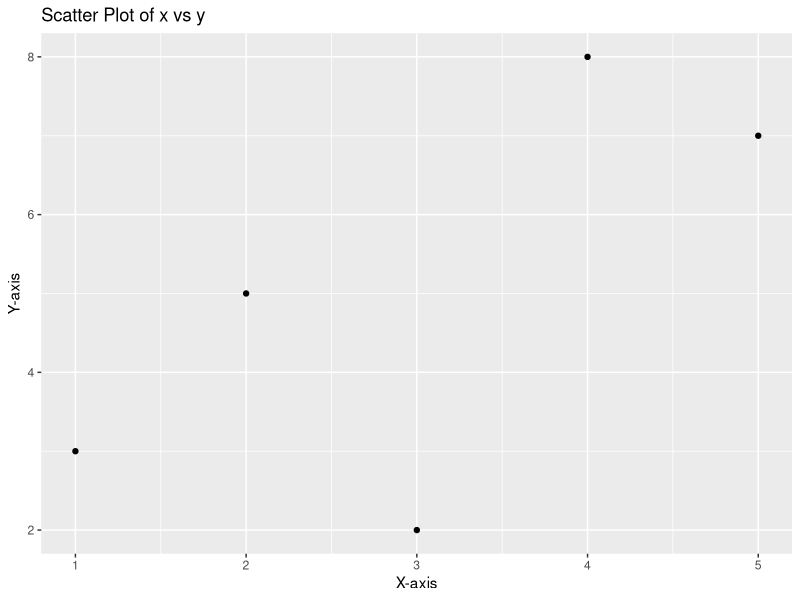

Here is the R script that generated this plot:
# Load ggplot2
library(ggplot2)

# Sample data
x <- c(1, 2, 3, 4, 5)
y <- c(3, 5, 2, 8, 7)

# Open a JPEG device
jpeg("scatter_plot.jpg", width = 800, height = 600)

# Create the plot
qplot(x, y, geom = "point", main = "Scatter Plot of x vs y",
      xlab = "X-axis", ylab = "Y-axis")

# Close the device to save the file
dev.off()
